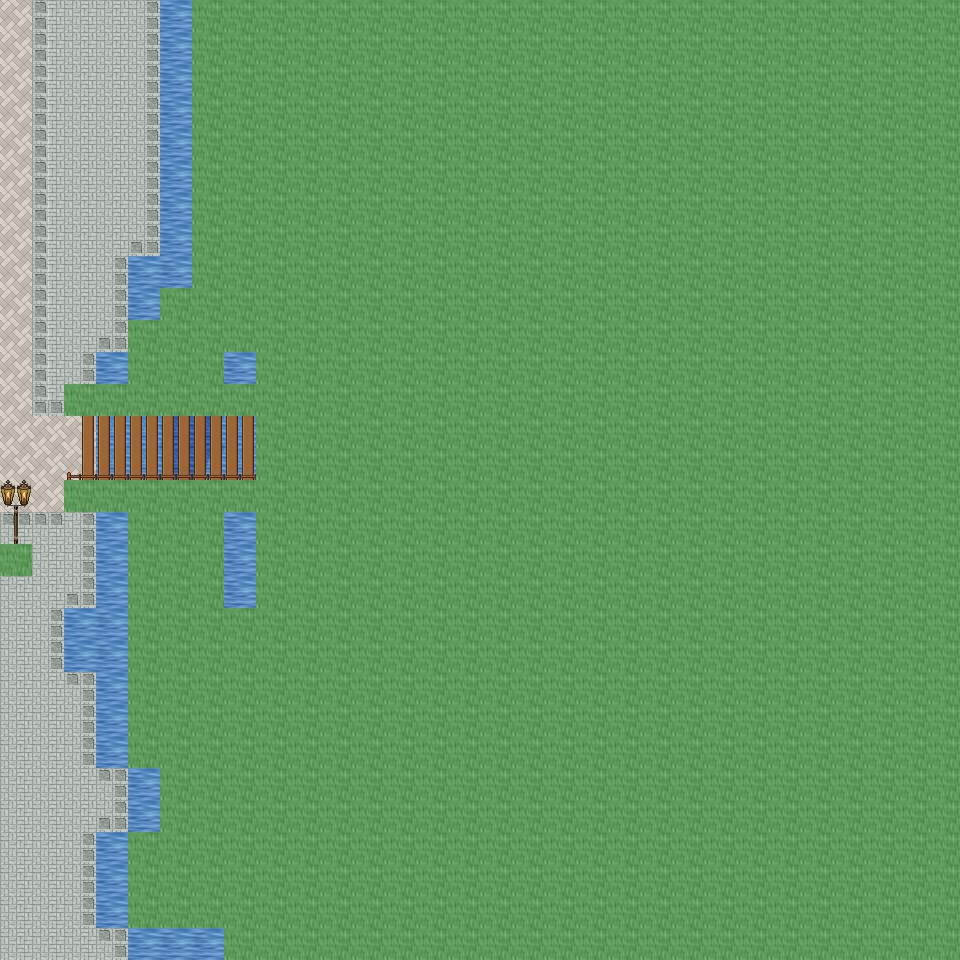

A level layout from a 2D game, rendered from its tile map. Below: a short description, then the map file with tile-grid data replaced by summaries:
An orthogonal 30x30 tile map with 32x32 px tiles, 6 tile layers (Ground, Object, Object2, Above, ...), 44 tilesets and 3 objects (3x mapchange).

<map version="1.0" orientation="orthogonal" renderorder="right-down" width="30" height="30" tilewidth="32" tileheight="32" nextobjectid="4">
  <tileset firstgid="1" name="tileset_ground_ground" tilewidth="32" tileheight="32" tilecount="33" columns="3">
    <image source="../drawable/tileset_ground_ground.png" width="96" height="352" />
  </tileset>
  <tileset firstgid="34" name="tileset_building_castle" tilewidth="32" tileheight="32" tilecount="320" columns="20">
    <image source="../drawable/tileset_building_castle.png" width="640" height="512" />
  </tileset>
  <tileset firstgid="354" name="tileset_furniture_carpet_carpets_2" tilewidth="32" tileheight="32" tilecount="20" columns="4">
    <image source="../drawable/tileset_furniture_carpet_carpets_2.png" width="128" height="160" />
  </tileset>
  <tileset firstgid="374" name="tileset_ground_indoor_tiles" tilewidth="32" tileheight="32" tilecount="8" columns="2">
    <image source="../drawable/tileset_ground_indoor_tiles.png" width="64" height="128" />
  </tileset>
  <tileset firstgid="382" name="tileset_ground_water_pool" tilewidth="32" tileheight="32" tilecount="72" columns="3">
    <image source="../drawable/tileset_ground_water_pool.png" width="96" height="768" />
  </tileset>
  <tileset firstgid="454" name="tileset_ground_brown_paving" tilewidth="32" tileheight="32" tilecount="2" columns="2">
    <image source="../drawable/tileset_ground_brown_paving.png" width="64" height="32" />
  </tileset>
  <tileset firstgid="456" name="tileset_ground_spikes" tilewidth="32" tileheight="32" tilecount="1" columns="1">
    <image source="../drawable/tileset_ground_spikes.png" width="32" height="32" />
  </tileset>
  <tileset firstgid="457" name="tileset_ground_ridge_earth_dark" tilewidth="32" tileheight="32" tilecount="96" columns="12">
    <image source="../drawable/tileset_ground_ridge_earth_dark.png" width="384" height="256" />
  </tileset>
  <tileset firstgid="553" name="tileset_plant_grasses" tilewidth="32" tileheight="32" tilecount="6" columns="3">
    <image source="../drawable/tileset_plant_grasses.png" width="96" height="64" />
  </tileset>
  <tileset firstgid="559" name="tileset_ground_water_pool_corners" tilewidth="32" tileheight="32" tilecount="72" columns="3">
    <image source="../drawable/tileset_ground_water_pool_corners.png" width="96" height="768" />
  </tileset>
  <tileset firstgid="631" name="tileset_building_fence_fence_chunky" tilewidth="32" tileheight="32" tilecount="21" columns="3">
    <image source="../drawable/tileset_building_fence_fence_chunky.png" width="96" height="224" />
  </tileset>
  <tileset firstgid="652" name="tileset_ground_earth_edges" tilewidth="32" tileheight="32" tilecount="18" columns="6">
    <image source="../drawable/tileset_ground_earth_edges.png" width="192" height="96" />
  </tileset>
  <tileset firstgid="670" name="tileset_ground_rock_pebbles" tilewidth="32" tileheight="32" tilecount="3" columns="1">
    <image source="../drawable/tileset_ground_rock_pebbles.png" width="32" height="96" />
  </tileset>
  <tileset firstgid="673" name="tileset_ground_square_patch" tilewidth="32" tileheight="32" tilecount="9" columns="3">
    <image source="../drawable/tileset_ground_square_patch.png" width="96" height="96" />
  </tileset>
  <tileset firstgid="682" name="tileset_plant_leaves" tilewidth="32" tileheight="32" tilecount="8" columns="4">
    <image source="../drawable/tileset_plant_leaves.png" width="128" height="64" />
  </tileset>
  <tileset firstgid="690" name="tileset_item_corpse_skull_dark" tilewidth="32" tileheight="32" tilecount="2" columns="2">
    <image source="../drawable/tileset_item_corpse_skull_dark.png" width="64" height="32" />
  </tileset>
  <tileset firstgid="692" name="tileset_item_corpse_skeleton" tilewidth="32" tileheight="32" tilecount="4" columns="2">
    <image source="../drawable/tileset_item_corpse_skeleton.png" width="64" height="64" />
  </tileset>
  <tileset firstgid="696" name="tileset_furniture_table_grey_fancy" tilewidth="32" tileheight="32" tilecount="9" columns="3">
    <image source="../drawable/tileset_furniture_table_grey_fancy.png" width="96" height="96" />
  </tileset>
  <tileset firstgid="705" name="tileset_furniture_table_grey_long" tilewidth="32" tileheight="32" tilecount="4" columns="2">
    <image source="../drawable/tileset_furniture_table_grey_long.png" width="64" height="64" />
  </tileset>
  <tileset firstgid="709" name="tileset_furniture_table_grey_plain" tilewidth="32" tileheight="32" tilecount="9" columns="3">
    <image source="../drawable/tileset_furniture_table_grey_plain.png" width="96" height="96" />
  </tileset>
  <tileset firstgid="718" name="tileset_item_gothic_slab" tilewidth="32" tileheight="32" tilecount="1" columns="1">
    <image source="../drawable/tileset_item_gothic_slab.png" width="32" height="32" />
  </tileset>
  <tileset firstgid="719" name="tileset_logic_creature_gnome" tilewidth="32" tileheight="32" tilecount="6" columns="6">
    <image source="../drawable/tileset_logic_creature_gnome.png" width="192" height="32" />
  </tileset>
  <tileset firstgid="725" name="tileset_logic_collision" tilewidth="32" tileheight="32" tilecount="1" columns="1">
    <image source="../drawable/tileset_logic_collision.png" width="32" height="32" />
  </tileset>
  <tileset firstgid="726" name="tileset_ground_water_pool_deep" tilewidth="32" tileheight="32" tilecount="72" columns="3">
    <image source="../drawable/tileset_ground_water_pool_deep.png" width="96" height="768" />
  </tileset>
  <tileset firstgid="798" name="tileset_object_suspension_bridge" tilewidth="32" tileheight="32" tilecount="24" columns="3">
    <image source="../drawable/tileset_object_suspension_bridge.png" width="96" height="256" />
  </tileset>
  <tileset firstgid="822" name="tileset_plant_flower_daisy_blue" tilewidth="32" tileheight="32" tilecount="8" columns="2">
    <image source="../drawable/tileset_plant_flower_daisy_blue.png" width="64" height="128" />
  </tileset>
  <tileset firstgid="830" name="tileset_plant_flower_daisy_red" tilewidth="32" tileheight="32" tilecount="8" columns="2">
    <image source="../drawable/tileset_plant_flower_daisy_red.png" width="64" height="128" />
  </tileset>
  <tileset firstgid="838" name="tileset_plant_flower_daisy_white" tilewidth="32" tileheight="32" tilecount="8" columns="2">
    <image source="../drawable/tileset_plant_flower_daisy_white.png" width="64" height="128" />
  </tileset>
  <tileset firstgid="846" name="tileset_plant_flower_daisy_yellow" tilewidth="32" tileheight="32" tilecount="8" columns="2">
    <image source="../drawable/tileset_plant_flower_daisy_yellow.png" width="64" height="128" />
  </tileset>
  <tileset firstgid="854" name="tileset_plant_tree_tree_green" tilewidth="32" tileheight="32" tilecount="88" columns="8">
    <image source="../drawable/tileset_plant_tree_tree_green.png" width="256" height="352" />
  </tileset>
  <tileset firstgid="942" name="tileset_item_banners_flag" tilewidth="32" tileheight="32" tilecount="12" columns="3">
    <image source="../drawable/tileset_item_banners_flag.png" width="96" height="128" />
  </tileset>
  <tileset firstgid="954" name="tileset_item_flagpole" tilewidth="32" tileheight="32" tilecount="3" columns="1">
    <image source="../drawable/tileset_item_flagpole.png" width="32" height="96" />
  </tileset>
  <tileset firstgid="957" name="tileset_furniture_chair_bench_white" tilewidth="32" tileheight="32" tilecount="8" columns="2">
    <image source="../drawable/tileset_furniture_chair_bench_white.png" width="64" height="128" />
  </tileset>
  <tileset firstgid="965" name="tileset_item_statue_flowered_arch" tilewidth="32" tileheight="32" tilecount="24" columns="6">
    <image source="../drawable/tileset_item_statue_flowered_arch.png" width="192" height="128" />
  </tileset>
  <tileset firstgid="989" name="tileset_building_decoration_block" tilewidth="32" tileheight="32" tilecount="2" columns="2">
    <image source="../drawable/tileset_building_decoration_block.png" width="64" height="32" />
  </tileset>
  <tileset firstgid="991" name="tileset_building_decoration_orbpedestal" tilewidth="32" tileheight="32" tilecount="2" columns="1">
    <image source="../drawable/tileset_building_decoration_orbpedestal.png" width="32" height="64" />
  </tileset>
  <tileset firstgid="993" name="tileset_item_statue_urn_with_flowers" tilewidth="32" tileheight="32" tilecount="2" columns="1">
    <image source="../drawable/tileset_item_statue_urn_with_flowers.png" width="32" height="64" />
  </tileset>
  <tileset firstgid="995" name="tileset_building_decoration_pool" tilewidth="32" tileheight="32" tilecount="9" columns="3">
    <image source="../drawable/tileset_building_decoration_pool.png" width="96" height="96" />
  </tileset>
  <tileset firstgid="1004" name="tileset_item_statue_romanic_art1" tilewidth="32" tileheight="32" tilecount="4" columns="2">
    <image source="../drawable/tileset_item_statue_romanic_art1.png" width="64" height="64" />
  </tileset>
  <tileset firstgid="1008" name="tileset_building_wall_int_clay" tilewidth="32" tileheight="32" tilecount="100" columns="10">
    <image source="../drawable/tileset_building_wall_int_clay.png" width="320" height="320" />
  </tileset>
  <tileset firstgid="1108" name="tileset_ground_green_paving" tilewidth="32" tileheight="32" tilecount="18" columns="3">
    <image source="../drawable/tileset_ground_green_paving.png" width="96" height="192" />
  </tileset>
  <tileset firstgid="1126" name="tileset_furniture_other_stick" tilewidth="32" tileheight="32" tilecount="2" columns="1">
    <image source="../drawable/tileset_furniture_other_stick.png" width="32" height="64" />
  </tileset>
  <tileset firstgid="1128" name="tileset_item_scrying_orb" tilewidth="32" tileheight="32" tilecount="8" columns="8">
    <image source="../drawable/tileset_item_scrying_orb.png" width="256" height="32" />
  </tileset>
  <tileset firstgid="1136" name="tileset_furniture_light_lamp_bronze" tilewidth="32" tileheight="32" tilecount="3" columns="1">
    <image source="../drawable/tileset_furniture_light_lamp_bronze.png" width="32" height="96" />
  </tileset>
  <layer name="Ground" width="30" height="30">
    <data>[900 cells, 900 non-empty, 14 distinct tile ids]</data>
  </layer>
  <layer name="Object" width="30" height="30">
    <data>[900 cells, 244 non-empty, 27 distinct tile ids]</data>
  </layer>
  <layer name="Object2" width="30" height="30">
    <data>[900 cells, 2 non-empty, 2 distinct tile ids]</data>
  </layer>
  <layer name="Above" width="30" height="30">
    <data>[900 cells, 8 non-empty, 4 distinct tile ids]</data>
  </layer>
  <layer name="Above2" width="30" height="30">
    <data>[900 cells, 0 non-empty, 0 distinct tile ids]</data>
  </layer>
  <layer name="Walkable" width="30" height="30">
    <data>[900 cells, 749 non-empty, 1 distinct tile ids]</data>
  </layer>
  <objectgroup name="MapEvents">
    <object id="1" name="south" type="mapchange" x="0" y="928" width="224" height="32">
      <properties>
        <property name="map" value="0_ados_mountain_n2_w2_x4_y1" />
        <property name="place" value="north" />
      </properties>
    </object>
    <object id="2" name="west" type="mapchange" x="0" y="0" width="32" height="544">
      <properties>
        <property name="map" value="0_ados_mountain_n2_w2_x3_y0" />
        <property name="place" value="east" />
      </properties>
    </object>
    <object id="3" name="west2" type="mapchange" x="0" y="576" width="32" height="384">
      <properties>
        <property name="map" value="0_ados_mountain_n2_w2_x3_y0" />
        <property name="place" value="east2" />
      </properties>
    </object>
  </objectgroup>
</map>
